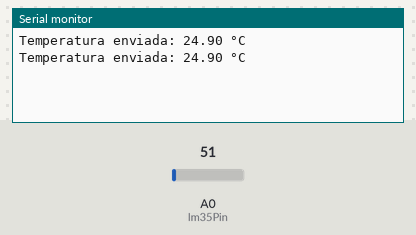
A sketch run on a simulated Arduino Uno, built with avr-gcc and run on an emulated ATmega328P. Parts: the last lines printed to the serial monitor. The test bench sets the inputs (shaded band); at power-on: A0 (lm35Pin) = 51. No radio packets arrive unless stated.

Above: at 10.8 s.
10.9 s: A0 (lm35Pin) set to 61
At 20.7 s:
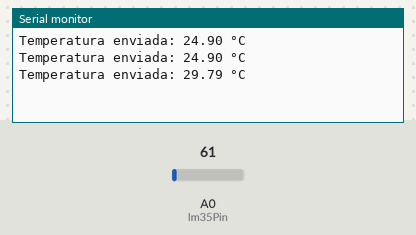
20.9 s: A0 (lm35Pin) set to 71
At 31.2 s:
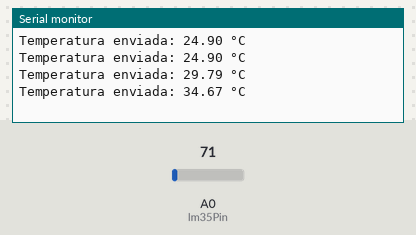
Timing chart, 0 to 32.7 s (numbered marks = the images above; inputs shaded):
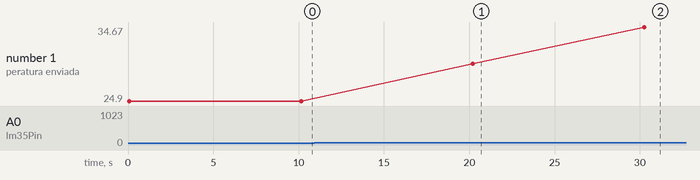

The sketch:

TrabalhoFinalEsp8266.ino
```cpp
#include <SPI.h>
#include <LoRa.h>

const int lm35Pin = A0;
float temperatura = 0.0;

void setup() {
  Serial.begin(115200);
  while (!Serial);

  // Inicialize o sensor LM35 e a comunicação LoRa
  analogReference(DEFAULT);
  LoRa.begin(915E6);
 }

void loop() {
  int sensorValue = analogRead(lm35Pin);
  temperatura = (sensorValue / 1024.0) * 500.0;

  // Envie os dados via LoRa
  LoRa.beginPacket();
  LoRa.print("Temperatura: ");
  LoRa.print(temperatura);
  LoRa.print(" °C");
  LoRa.endPacket();

  Serial.print("Temperatura enviada: ");
  Serial.print(temperatura);
  Serial.println(" °C");

  delay(10000); // Envie os dados a cada 10 segundos
}
```

Measured:
- after the input at 10.9 s, the serial monitor: prints a new line after 9.3 s (image 1)
- after the input at 20.9 s, the serial monitor: prints a new line after 9.4 s (image 2)
- plotted number 1: 24.9 → 29.79 after the input at 10.9 s, 29.79 → 34.67 after the input at 20.9 s
